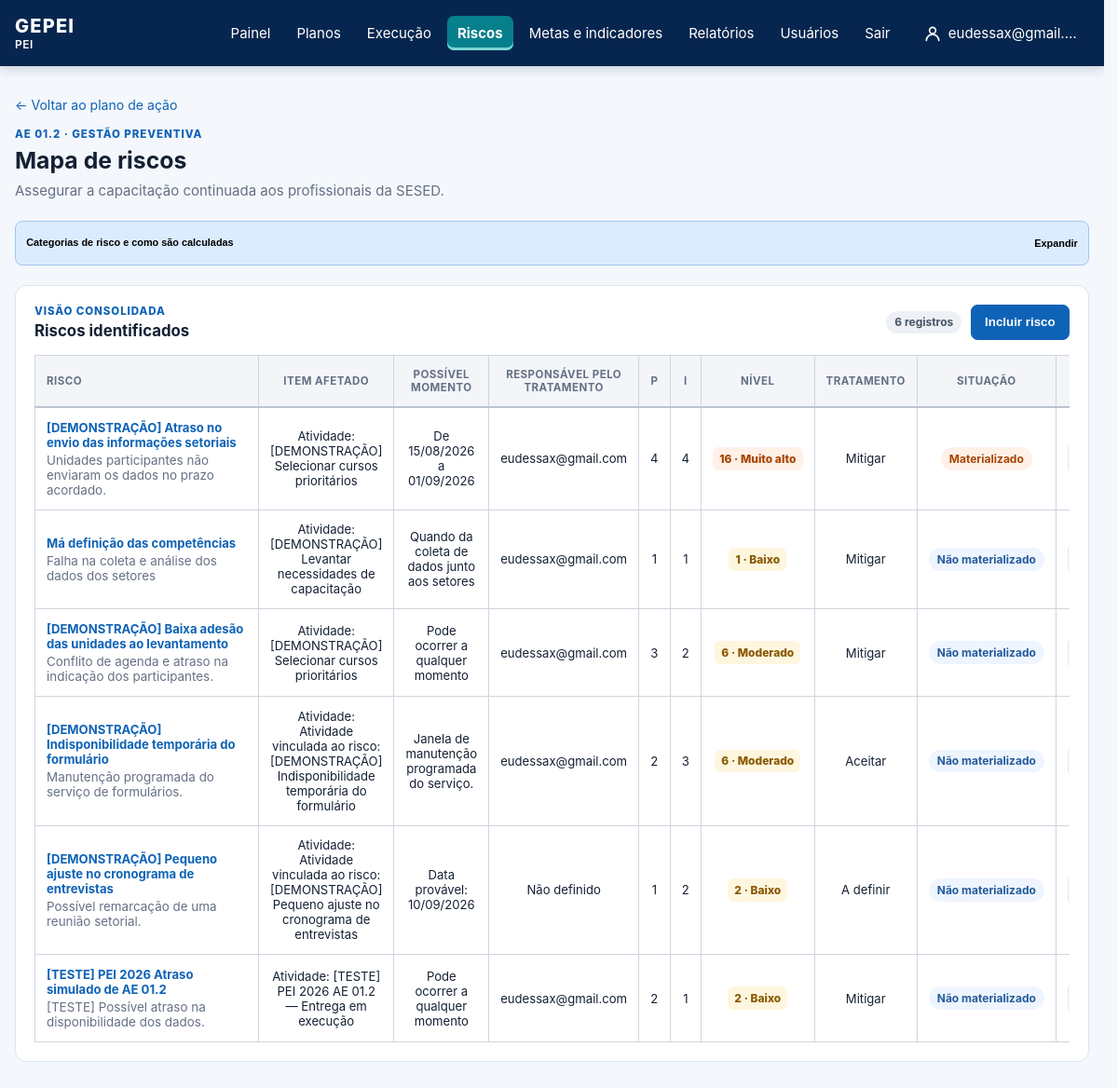
The app's page /planos-de-acao/2/riscos/ (signed in) with its own data.
### core/models.py (models this page shows, shortened)
class Plan(models.Model):
    class PlanType(models.TextChoices):
        PEI = "PEI", "PEI"
        PESP = "PESP", "PESP"
        PPA = "PPA", "PPA"
        OTHER = "OUTRO", "Outro"
    name = models.CharField(max_length=180)
    acronym = models.CharField(max_length=30)
    plan_type = models.CharField(max_length=10, choices=PlanType.choices)
    access_groups = models.ManyToManyField("auth.Group", blank=True, related_name="accessible_plans")
    start_date = models.DateField()
    end_date = models.DateField()
    active = models.BooleanField(default=True)

class StrategicAction(models.Model):
    class Status(models.TextChoices):
        NOT_STARTED = "NAO_INICIADA", "Não iniciada"
        IN_PROGRESS = "EM_ANDAMENTO", "Em andamento"
        COMPLETED = "CONCLUIDA", "Concluída"
        DELAYED = "ATRASADA", "Atrasada"
        BLOCKED = "BLOQUEADA", "Bloqueada"
        SUSPENDED = "SUSPENSA", "Suspensa"
    artifact = models.ForeignKey(PlanArtifact, on_delete=models.PROTECT, related_name="actions")
    coordinating_unit = models.ForeignKey(OrganizationalUnit, on_delete=models.PROTECT)
    code = models.CharField(max_length=30)
    title = models.CharField(max_length=255)
    description = models.TextField(blank=True)
    due_date = models.DateField(
        null=True,
        blank=True,
        help_text="Preenchido no cronograma operacional; não é inferido da vigência do PEI.",
    )
    status = models.CharField(max_length=15, choices=Status.choices, default=Status.NOT_STARTED)
    progress = models.DecimalField(max_digits=5, decimal_places=2, default=0)
    funding_sources = models.CharField(max_length=255, blank=True)
    alineas = models.JSONField(default=dict, blank=True)
    is_execution_item = models.BooleanField(default=True)
    participating_units = models.ManyToManyField(OrganizationalUnit, related_name="participating_actions", blank=True)
    related_objectives = models.ManyToManyField(PlanArtifact, blank=True, related_name="related_actions")

class Risk(models.Model):
    class Status(models.TextChoices):
        NOT_MATERIALIZED = "NAO_MATERIALIZADO", "Não materializado"
        MATERIALIZED = "MATERIALIZADO", "Materializado"
    class OccurrenceTiming(models.TextChoices):
        ANY_TIME = "QUALQUER_MOMENTO", "Pode ocorrer a qualquer momento"
        EXPOSURE_WINDOW = "PERIODO", "Durante um período de exposição"
        DATE_OR_MILESTONE = "DATA_MARCO", "Em uma data ou marco provável"
        UNKNOWN = "INDETERMINADO", "Não é possível estimar o momento"
    action = models.ForeignKey(StrategicAction, on_delete=models.CASCADE, related_name="risks")
    activity = models.ForeignKey(Activity, on_delete=models.PROTECT, related_name="risks")
    is_unforeseen = models.BooleanField("Risco não previsto", default=False)
    owner = models.ForeignKey(settings.AUTH_USER_MODEL, on_delete=models.PROTECT)
    title = models.CharField(max_length=255)
    cause = models.TextField()
    probability = models.PositiveSmallIntegerField()
    impact = models.PositiveSmallIntegerField()
    status = models.CharField(max_length=18, choices=Status.choices, default=Status.NOT_MATERIALIZED)
    treatment = models.CharField(max_length=20, blank=True)
    preventive_measure = models.TextField(blank=True)
    contingency_measure = models.TextField(blank=True)
    occurrence_timing = models.CharField(
        max_length=20,
        choices=OccurrenceTiming.choices,
        default=OccurrenceTiming.UNKNOWN,
    )
    exposure_start_date = models.DateField(null=True, blank=True)
    exposure_end_date = models.DateField(null=True, blank=True)
    expected_occurrence_date = models.DateField(null=True, blank=True)
    trigger_description = models.TextField(blank=True)
    @property
    def level(self):
        return self.probability * self.impact
    @property
    def level_label(self):
        if self.level >= 20:
            return "Crítico"
        if self.level >= 15:
            return "Muito alto"
        if self.level >= 10:
            return "Alto"
        if self.level >= 5:
            return "Moderado"
        return "Baixo"
    @property
    def occurrence_timing_summary(self):
        if self.occurrence_timing == self.OccurrenceTiming.ANY_TIME:
            return "Pode ocorrer a qualquer momento"
        if self.occurrence_timing == self.OccurrenceTiming.EXPOSURE_WINDOW:
            if self.exposure_start_date and self.exposure_end_date:
                return f"De {self.exposure_start_date:%d/%m/%Y} a {self.exposure_end_date:%d/%m/%Y}"
            if self.exposure_start_date:
                return f"A partir de {self.exposure_start_date:%d/%m/%Y}"
            if self.exposure_end_date:
                return f"Até {self.exposure_end_date:%d/%m/%Y}"
            return "Durante um período de exposição ainda não delimitado"
        if self.occurrence_timing == self.OccurrenceTiming.DATE_OR_MILESTONE:
            if self.expected_occurrence_date:
                return f"Data provável: {self.expected_occurrence_date:%d/%m/%Y}"
            return ""
        return "Momento indeterminado"

class Activity(models.Model):
    PAUSED = "PAUSADA"
    class FundingSource(models.TextChoices):
        FAF = "FAF", "Fundo a Fundo (FaF)"
        CODE_0500 = "0500", "Fonte 0500"
        AGREEMENT = "CONVENIO", "Convênio"
        OTHER = "OUTRA", "Outra"
    action_plan = models.ForeignKey(ActionPlan, on_delete=models.CASCADE, related_name="activities")
    executor = models.ForeignKey(settings.AUTH_USER_MODEL, on_delete=models.PROTECT, related_name="assigned_activities")
    title = models.CharField(max_length=255)
    description = models.TextField(blank=True)
    position = models.PositiveIntegerField(default=0)
    weight = models.DecimalField(max_digits=5, decimal_places=2)
    progress = models.DecimalField(max_digits=5, decimal_places=2, default=0)
    blocker_checked = models.BooleanField(default=False)
    risk_checked = models.BooleanField(default=False)
    start_date = models.DateField(null=True, blank=True)
    end_date = models.DateField(null=True, blank=True)
    status = models.CharField(max_length=15, choices=[*StrategicAction.Status.choices, ("PAUSADA", "Pausada")], default=StrategicAction.Status.NOT_STARTED)
    expected_delivery = models.CharField(max_length=255, blank=True)
    requires_financial_resource = models.BooleanField(default=False)
    planned_cost = models.DecimalField(max_digits=14, decimal_places=2, null=True, blank=True)
    disbursed_cost = models.DecimalField(max_digits=14, decimal_places=2, null=True, blank=True)
    funding_source = models.CharField(max_length=12, choices=FundingSource.choices, blank=True)
    funding_source_other = models.CharField(max_length=160, blank=True)
    financial_responsible_unit = models.ForeignKey(
        OrganizationalUnit,
        null=True,
        blank=True,
        on_delete=models.PROTECT,
        related_name="financially_monitored_activities",
    )
    financial_reference = models.CharField(max_length=255, blank=True)
    class Meta:
        ordering = ["position", "start_date", "end_date", "id"]
    def __str__(self):
        return self.title

class RiskTreatment(models.Model):
    class Decision(models.TextChoices):
        ACCEPT = "ACEITAR", "Aceitar"
        MITIGATE = "MITIGAR", "Mitigar"
        AVOID = "EVITAR", "Evitar"
        TRANSFER = "TRANSFERIR", "Transferir"
    risk = models.ForeignKey(Risk, on_delete=models.CASCADE, related_name="treatments")
    decision = models.CharField(max_length=12, choices=Decision.choices)
    justification = models.TextField(blank=True)
    responsible = models.ForeignKey(
        settings.AUTH_USER_MODEL,
        on_delete=models.PROTECT,
        related_name="risk_treatments",
    )
    due_date = models.DateField(null=True, blank=True)
    preventive_measure = models.TextField(blank=True)
    contingency_measure = models.TextField(blank=True)
    created_by = models.ForeignKey(
        settings.AUTH_USER_MODEL,
        on_delete=models.PROTECT,
        related_name="created_risk_treatments",
    )
    created_at = models.DateTimeField(auto_now_add=True)
    class Meta:
        constraints = [models.UniqueConstraint(fields=["risk"], name="one_treatment_per_risk")]
        ordering = ["-created_at", "-id"]

### core/views.py (the view)
# urls.py: path("planos-de-acao/<int:action_id>/riscos/", views.risk_map, name="risk_map"),
@login_required
def risk_map(request, action_id):
    _require_permission(request.user, "view_risk")
    action = get_object_or_404(
        (view_scope_actions if request.method == "GET" else scope_actions)(
            StrategicAction.objects.select_related("artifact", "artifact__plan", "coordinating_unit"), request.user
        ),
        pk=action_id,
    )
    request.read_only_other_unit = not scope_actions(StrategicAction.objects.all(), request.user).filter(pk=action.id).exists()
    action_plan = get_object_or_404(ActionPlan, action=action)
    registered_risks = _registered_risks(request, StrategicAction.objects.filter(pk=action.pk))
    if request.method == "POST":
        _require_permission(request.user, "add_risk")
        form = RiskIdentificationForm(request.POST, action_plan=action_plan)
        if form.is_valid():
            risk = _save_new_risk(request.user, form, action)
            messages.success(request, "Risco incluído no mapa do plano de ação.")
            if form.cleaned_data["register_another"]:
                return _next_risk_registration(request, registered_risks, risk)
            return redirect("risk_detail", action_id=action.id, risk_id=risk.id)
    else:
        initial = {"activity": registered_risks[-1].activity_id} if registered_risks else {}
        form = RiskIdentificationForm(action_plan=action_plan, initial=initial)
    risks = action.risks.select_related("activity", "owner").prefetch_related(
        "assessments", "treatments", "materializations", "acceptances"
    ).order_by("status", "title")
    return render(
        request,
        "core/risk_map.html",
        {
            "action": action,
            "action_plan": action_plan,
            "risks": risks,
            "form": form,
            "registered_risks": registered_risks,
            "registered_risk_ids": ",".join(str(item.pk) for item in registered_risks),
            "can_add_risk": not request.read_only_other_unit and request.user.has_perm("core.add_risk"),
            "can_edit_risk": not request.read_only_other_unit and request.user.has_perm("core.change_risk"),
        },
    )

### templates/core/risk_map.html (shortened to what this page needs)
{% extends "base.html" %}
{% block content %}
  <a class="back-link" href="{% url 'action_plan_detail' action.id %}">← Voltar ao plano de ação</a>
  <section class="action-detail-heading">
    <div><p class="eyebrow">{{ action.code }} · Gestão preventiva</p><h1>Mapa de riscos</h1><p>{{ action.title }}</p></div>  </section>
  {% include "core/_risk_legend.html" %}
  <section class="risk-map-layout">
    <article class="panel risk-map-panel">
      <div class="panel-heading"><div><p class="eyebrow">Visão consolidada</p><h2>Riscos identificados</h2></div><div class="panel-heading-actions"><span class="chip chip-neutral">{{ risks|length }} registros</span>{% if can_add_risk %}<button class="button button-primary" type="button" data-open-risk-form>Incluir risco</button>{% endif %}</div></div>
      {% if risks %}
        <div class="responsive-table"><table class="risk-map-table"><thead><tr><th>Risco</th><th>Item afetado</th><th>Possível momento</th><th>Responsável pelo tratamento</th><th class="col-center">P</th><th class="col-center">I</th><th class="col-center">Nível</th><th>Tratamento</th><th>Situação</th><th>Ações</th></tr></thead><tbody>
          {% for risk in risks %}<tr>
            <td><a href="{% url 'risk_detail' action.id risk.id %}"><strong>{{ risk.title }}</strong></a><span>{{ risk.cause|truncatechars:80 }}</span></td>
            <td>{% if risk.activity %}Atividade: {{ risk.activity.title }}{% else %}Ação estratégica{% endif %}</td>
            <td>{{ risk.occurrence_timing_summary|default:risk.trigger_description|default:"—" }}</td>
            <td>{% if not perms.core.view_risktreatment %}🔒{% else %}{% with treatment=risk.treatments.first %}{% if treatment %}{{ treatment.responsible.get_full_name|default:treatment.responsible.username }}{% else %}Não definido{% endif %}{% endwith %}{% endif %}</td>
            <td class="col-center">{{ risk.probability }}</td><td class="col-center">{{ risk.impact }}</td>
            <td class="col-center"><span class="risk-level {% if risk.level >= 20 %}risk-critical{% elif risk.level >= 10 %}risk-high{% else %}risk-medium{% endif %}">{{ risk.level }} · {{ risk.level_label }}</span></td>
            <td>{% if not perms.core.view_risktreatment %}🔒{% else %}{% with treatment=risk.treatments.first %}{% if treatment %}{{ treatment.get_decision_display }}{% elif risk.treatment %}{{ risk.treatment|title }}{% else %}A definir{% endif %}{% endwith %}{% endif %}</td>
            <td><span class="chip chip-{{ risk.status|lower }}">{{ risk.get_status_display }}</span></td>
            <td><div class="row-actions"><a class="row-icon" href="{% url 'risk_detail' action.id risk.id %}" title="Visualizar risco" aria-label="Visualizar risco"></a></div></td>
          </tr>{% endfor %}
        </tbody></table></div>
      {% else %}<div class="empty-state"><strong>Nenhum risco identificado.</strong><span>Clique em “Incluir risco” para registrá-lo; depois o sistema disponibilizará a avaliação, o tratamento e a decisão de aceite.</span></div>{% endif %}
    </article>
  </section>
{% endblock %}

### templates/base.html (shortened to what this page needs)
{% load static %}
<!doctype html>
<html lang="pt-br">
<head>
  <link rel="stylesheet" href="{% static 'css/gepei.css' %}?v=20261126-indice-vertical">
</head>
<body{% if active_plan.plan_type == "PESP" %} class="theme-pesp"{% endif %}>
  <header class="topbar">
    <a class="brand" href="{% url 'dashboard' %}">
      GEPEI
      {% if active_plan %}<span class="brand-plan">{{ active_plan.acronym }}</span>{% endif %}
    </a>
    {% if user.is_authenticated %}
      <nav>
        <a href="{% url 'dashboard' %}" {% if request.path == '/' %}class="nav-active" aria-current="page"{% endif %}>Painel</a>
        {% if perms.core.view_plan %}<a href="{% url 'pei_overview' %}" {% if '/pei/' in request.path %}class="nav-active" aria-current="page"{% endif %}>Planos</a>{% endif %}
        {% if perms.core.view_actionplan %}<a href="{% url 'action_plan_list' %}" {% if '/planos-de-acao/' in request.path and '/riscos/' not in request.path %}class="nav-active" aria-current="page"{% endif %}>Execução</a>{% endif %}
        {% if perms.core.view_risk %}<a href="{% url 'risk_overview' %}" {% if '/riscos/' in request.path %}class="nav-active" aria-current="page"{% endif %}>Riscos</a>{% endif %}
        {% if perms.core.view_strategictarget or perms.core.view_indicator %}<a href="{% if perms.core.view_indicator %}{% url 'indicator_overview' %}{% else %}{% url 'target_overview' %}{% endif %}" >Metas e indicadores</a>{% endif %}
        {% if perms.core.view_reportcycle or perms.core.view_sectorreport or perms.core.view_quarterlysectorreport or perms.core.consolidate_quarterlysectorreport %}<a href="{% url 'report_cycle_overview' %}" {% if '/relatorios/' in request.path %}class="nav-active" aria-current="page"{% endif %}>Relatórios</a>{% endif %}
        {% if perms.auth.view_user or perms.auth.view_group %}
        <details class="nav-plans{% if '/usuarios/' in request.path %} nav-active{% endif %}">
          <summary {% if '/usuarios/' in request.path %}aria-current="page"{% endif %}>Usuários</summary>
        </details>
        {% endif %}
        <form method="post" action="{% url 'logout' %}" onsubmit="return confirm('Tem certeza de que deseja sair?');">
          <button type="submit">Sair</button>
        </form>
        <a class="nav-user{% if request.path == '/minha-conta/' %} nav-active{% endif %}" href="{% url 'profile_edit' %}" title="Minha conta">
          <svg width="20" height="20" viewBox="0 0 24 24" fill="none" stroke="currentColor" stroke-width="2" stroke-linecap="round" stroke-linejoin="round" aria-hidden="true"><circle cx="12" cy="8" r="4"/><path d="M4 21c0-4.4 3.6-8 8-8s8 3.6 8 8"/></svg>
          <span>{{ user.first_name|default:user.username }}</span>
        </a>
      </nav>
    {% endif %}
  </header>
  <main class="container">
    {% block content %}{% endblock %}
  </main>
</body>
</html>

### records on screen
Plan: acronym "PEI"
StrategicAction: code "AE 01.2", title "Assegurar a capacitação continuada aos profissionais da SESED."
Risk: title "[DEMONSTRAÇÃO] Atraso no envio das informações setoriais", cause "Unidades participantes não enviaram os dados no prazo acordado.", activity "[DEMONSTRAÇÃO] Selecionar cursos prioritários", occurrence_timing_summary "De 15/08/2026 a 01/09/2026", treatments.first.responsible.get_full_name "eudessax@gmail.com", probability "4", impact "4", level "16", level_label "Muito alto", treatments.first.decision "Mitigar", status "Materializado"
Risk: title "Má definição das competências", cause "Falha na coleta e análise dos dados dos setores", activity "[DEMONSTRAÇÃO] Levantar necessidades de capacitação", occurrence_timing_summary "Quando da coleta de dados junto aos setores", treatments.first.responsible.get_full_name "eudessax@gmail.com", probability "1", impact "1", level "1", level_label "Baixo", treatments.first.decision "Mitigar", status "Não materializado"
Risk: title "[DEMONSTRAÇÃO] Baixa adesão das unidades ao levantamento", cause "Conflito de agenda e atraso na indicação dos participantes.", activity "[DEMONSTRAÇÃO] Selecionar cursos prioritários", occurrence_timing_summary "Pode ocorrer a qualquer momento", treatments.first.responsible.get_full_name "eudessax@gmail.com", probability "3", impact "2", level "6", level_label "Moderado", treatments.first.decision "Mitigar", status "Não materializado"
Risk: title "[DEMONSTRAÇÃO] Indisponibilidade temporária do formulário", cause "Manutenção programada do serviço de formulários.", activity "Atividade vinculada ao risco: [DEMONSTRAÇÃO] Indisponibilidade temporária do formulário", occurrence_timing_summary "Janela de manutenção programada do serviço.", treatments.first.responsible.get_full_name "eudessax@gmail.com", probability "2", impact "3", level "6", level_label "Moderado", treatments.first.decision "Aceitar", status "Não materializado"
Risk: title "[DEMONSTRAÇÃO] Pequeno ajuste no cronograma de entrevistas", cause "Possível remarcação de uma reunião setorial.", activity "Atividade vinculada ao risco: [DEMONSTRAÇÃO] Pequeno ajuste no cronograma de entrevistas", occurrence_timing_summary "Data provável: 10/09/2026", shows "Não definido", probability "1", impact "2", level "2", level_label "Baixo", treatment "A definir", status "Não materializado"
Risk: title "[TESTE] PEI 2026 Atraso simulado de AE 01.2", cause "[TESTE] Possível atraso na disponibilidade dos dados.", activity "[TESTE] PEI 2026 AE 01.2 — Entrega em execução", occurrence_timing_summary "Pode ocorrer a qualquer momento", treatments.first.responsible.get_full_name "eudessax@gmail.com", probability "2", impact "1", level "2", level_label "Baixo", treatments.first.decision "Mitigar", status "Não materializado"

### other values on screen
{{ user.first_name|default:user.username }} "eudessax@gmail.…"
{{ risks|length }} "6"
